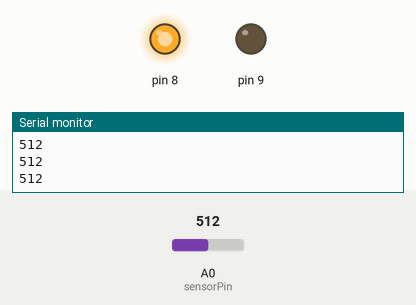
Recording of a sketch running on a simulated Arduino Uno, built with avr-gcc and run on an emulated ATmega328P. On the bench: output pins drawn as LEDs (lit = HIGH), the last lines printed to the serial monitor. The inputs (shaded band) are chosen by the test bench; at power-on: A0 (sensorPin) = 512.

Above: at 1.2 s.
1.3 s: A0 (sensorPin) set to 112
2.8 s: A0 (sensorPin) set to 95
At 3.4 s:
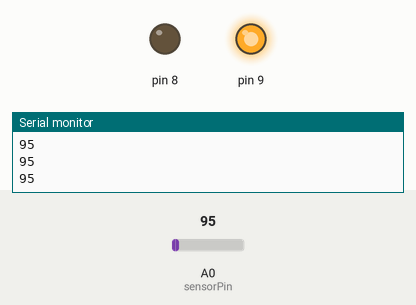
4.3 s: A0 (sensorPin) set to 122
At 5.6 s:
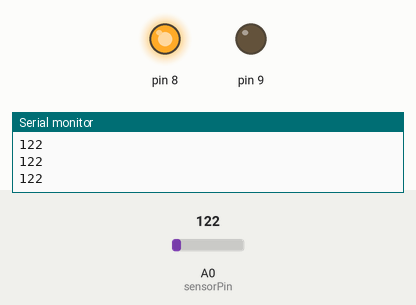
5.9 s: A0 (sensorPin) set to 90
At 7.1 s:
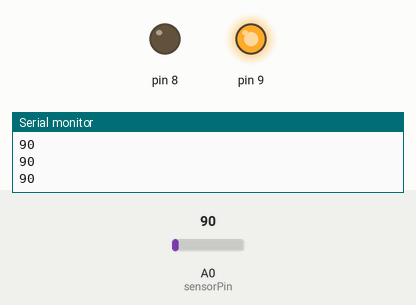
Timing chart, 0 to 8.5 s (numbered marks = the images above; inputs shaded):
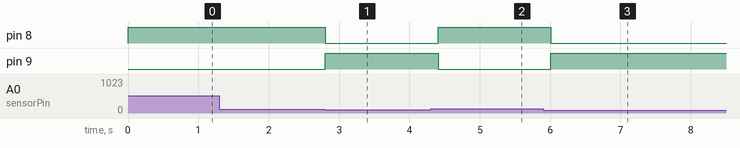

The sketch:

exquisite_allis.ino
```cpp
int sensorPin = A0;
int sensorValue = 0;
void setup()
{
  Serial.begin(9600);

  pinMode(8,OUTPUT);
  pinMode(9,OUTPUT);
}
void loop()
{
  sensorValue=analogRead(sensorPin);
  Serial.println(sensorValue);
  if(sensorValue > 100)
  {

    digitalWrite(8,HIGH);
    digitalWrite(9,LOW);
    delay(200);
  }
  else
  {

    digitalWrite(9,HIGH);
    digitalWrite(8,LOW);
    delay(200);

  }
}


 
```

Measured:
- the behaviour switches between 101 and 100 on A0 (sensorPin) (found by bisection; images 0 and 1)
- after the input at 2.8 s, pin 8: HIGH → LOW at once; pin 9: LOW → HIGH at once
- after the input at 4.3 s, pin 8: LOW → HIGH after 0.11 s; pin 9: HIGH → LOW after 0.11 s
- after the input at 5.9 s, pin 8: HIGH → LOW after 0.11 s; pin 9: LOW → HIGH after 0.11 s
